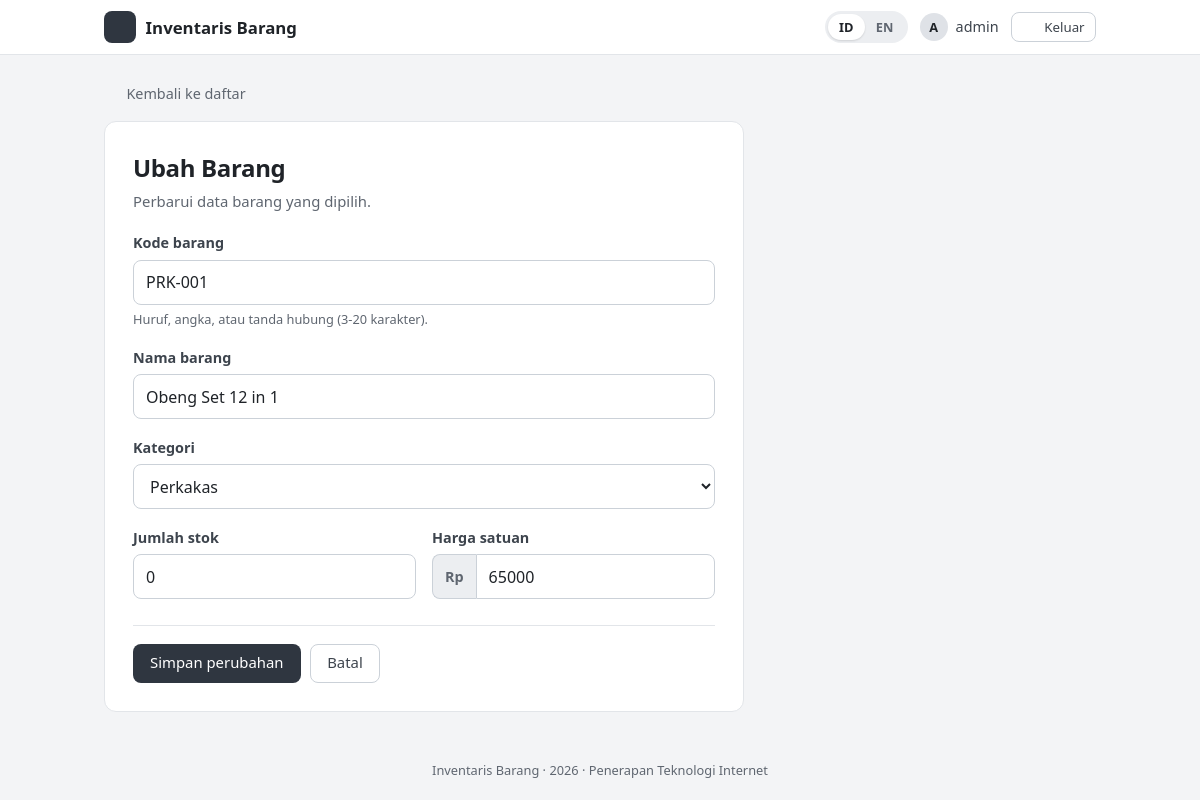
The page /edit.php?id=6 (signed in) on the database its author committed.
### tables this page shows
CREATE TABLE barang (
  id          INT UNSIGNED NOT NULL AUTO_INCREMENT,
  kode_barang VARCHAR(20)  NOT NULL,
  nama_barang VARCHAR(100) NOT NULL,
  kategori    VARCHAR(30)  NOT NULL,
  jumlah      INT UNSIGNED NOT NULL DEFAULT 0,
  harga       INT UNSIGNED NOT NULL DEFAULT 0,
  created_at  TIMESTAMP    NOT NULL DEFAULT CURRENT_TIMESTAMP,
  updated_at  TIMESTAMP    NOT NULL DEFAULT CURRENT_TIMESTAMP ON UPDATE CURRENT_TIMESTAMP,
  PRIMARY KEY (id),
  UNIQUE KEY uq_barang_kode (kode_barang)
);

### includes/validasi.php (called while the page is built, shortened)
<?php
function daftar_kategori(): array
{
    return [
        'Elektronik' => 'cat_elektronik',
        'Alat Tulis' => 'cat_alat_tulis',
        'Furnitur'   => 'cat_furnitur',
        'Perkakas'   => 'cat_perkakas',
        'Lainnya'    => 'cat_lainnya',
    ];
}

### includes/form_barang.php (the view, shortened to what this page needs)
<form method="POST" action="<?= e($aksi) ?>" class="form" novalidate>
    <div class="field <?= isset($errors['kode_barang']) ? 'has-error' : '' ?>">
        <label for="kode_barang"><?= e(t('f_code')) ?></label>
        <input type="text" id="kode_barang" name="kode_barang" maxlength="20" value="<?= e($data['kode_barang']) ?>">
        <small class="hint"><?= e(t('f_code_hint')) ?></small>
    </div>
    <div class="field <?= isset($errors['nama_barang']) ? 'has-error' : '' ?>">
        <label for="nama_barang"><?= e(t('f_name')) ?></label>
        <input type="text" id="nama_barang" name="nama_barang" maxlength="100" value="<?= e($data['nama_barang']) ?>">
    </div>
    <div class="field <?= isset($errors['kategori']) ? 'has-error' : '' ?>">
        <label for="kategori"><?= e(t('f_category')) ?></label>
        <select id="kategori" name="kategori">
            <?php foreach (daftar_kategori() as $nilai => $kunci): ?>
                <option value="<?= e($nilai) ?>" <?= $data['kategori'] === $nilai ? 'selected' : '' ?>><?= e(t($kunci)) ?></option>
            <?php endforeach; ?>
        </select>
    </div>
    <div class="row">
        <div class="field <?= isset($errors['jumlah']) ? 'has-error' : '' ?>">
            <label for="jumlah"><?= e(t('f_qty')) ?></label>
            <input type="text" inputmode="numeric" id="jumlah" name="jumlah" value="<?= e($data['jumlah']) ?>">
        </div>
        <div class="field <?= isset($errors['harga']) ? 'has-error' : '' ?>">
            <label for="harga"><?= e(t('f_price')) ?></label>
            <div class="affix"><span>Rp</span><input type="text" inputmode="numeric" id="harga" name="harga" value="<?= e($data['harga']) ?>"></div>
        </div>
    </div>
    <div class="actions">
        <button type="submit" class="btn btn-primary"><?= e($label_tombol) ?></button>
        <a href="index.php" class="btn btn-ghost"><?= e(t('btn_cancel')) ?></a>
    </div>
</form>

### assets/style.css (style rules this page uses)
:root { --bg: #f3f4f6; --surface: #ffffff; --ink: #1f2328; --ink-2: #3d444d; --muted: #5f6670; --line: #e2e5e9; --line-strong: #cbd1d8; --primary: #2f3640; --primary-hover: #1a1f26; --soft: #eceef1; --soft-hover: #dfe2e7; --soft-2: #f7f8f9; --danger: #b42318; --danger-bg: #fef3f2; --danger-line: #fecdca; --ok: #067647; --ok-bg: #ecfdf3; --ok-line: #abefc6; --warn: #93370d; --warn-bg: #fffaeb; --warn-line: #fedf89; --radius: 8px; --font: "Segoe UI", system-ui, -apple-system, Roboto, "Helvetica Neue", Arial, sans-serif; }
* { box-sizing: border-box; }
html { font-size: 16px; }
body { margin: 0; min-height: 100vh; display: flex; flex-direction: column; background: var(--bg); color: var(--ink); font-family: var(--font); line-height: 1.5; -webkit-font-smoothing: antialiased; }
a { color: var(--ink-2); }
.btn { display: inline-flex; align-items: center; justify-content: center; gap: .4rem; padding: .55rem 1rem; border-radius: var(--radius); border: 1px solid transparent; font: inherit; font-size: .93rem; font-weight: 500; cursor: pointer; text-decoration: none; line-height: 1.3; transition: background .12s, border-color .12s; }
.btn-primary { background: var(--primary); color: #fff; }
.btn-ghost { background: var(--surface); color: var(--ink-2); border-color: var(--line-strong); }
.form { display: grid; gap: 1.1rem; }
.field { display: flex; flex-direction: column; gap: .35rem; min-width: 0; }
.field label { font-weight: 600; font-size: .9rem; color: var(--ink-2); }
.field input, .field select { padding: .6rem .75rem; border: 1px solid var(--line-strong); border-radius: var(--radius); font: inherit; background: var(--surface); color: var(--ink); width: 100%; }
.hint { color: var(--muted); font-size: .8rem; }
.row { display: grid; grid-template-columns: 1fr 1fr; gap: 1rem; }
.actions { display: flex; gap: .6rem; margin-top: .5rem; padding-top: 1.1rem; border-top: 1px solid var(--line); }
.affix { display: flex; }
.affix span { display: inline-flex; align-items: center; padding: 0 .75rem; background: var(--soft); border: 1px solid var(--line-strong); border-right: 0; border-radius: var(--radius) 0 0 var(--radius); color: var(--muted); font-size: .9rem; font-weight: 600; }
.affix input { border-radius: 0 var(--radius) var(--radius) 0; }

### rows shown on the page
barang: kode_barang "PRK-001", nama_barang "Obeng Set 12 in 1", jumlah "0", harga "65000"

### other values the page prints
t('app_name') "Inventaris Barang"
$inisial "A"
$_SESSION['username'] "admin"
t('nav_logout') "Keluar"
t('back_list') "Kembali ke daftar"
t('edit_title') "Ubah Barang"
t('edit_sub') "Perbarui data barang yang dipilih."
t('f_code') "Kode barang"
t('f_code_hint') "Huruf, angka, atau tanda hubung (3-20 karakter)."
t('f_name') "Nama barang"
t('f_category') "Kategori"
t('f_qty') "Jumlah stok"
t('f_price') "Harga satuan"
$label_tombol "Simpan perubahan"
t('btn_cancel') "Batal"
